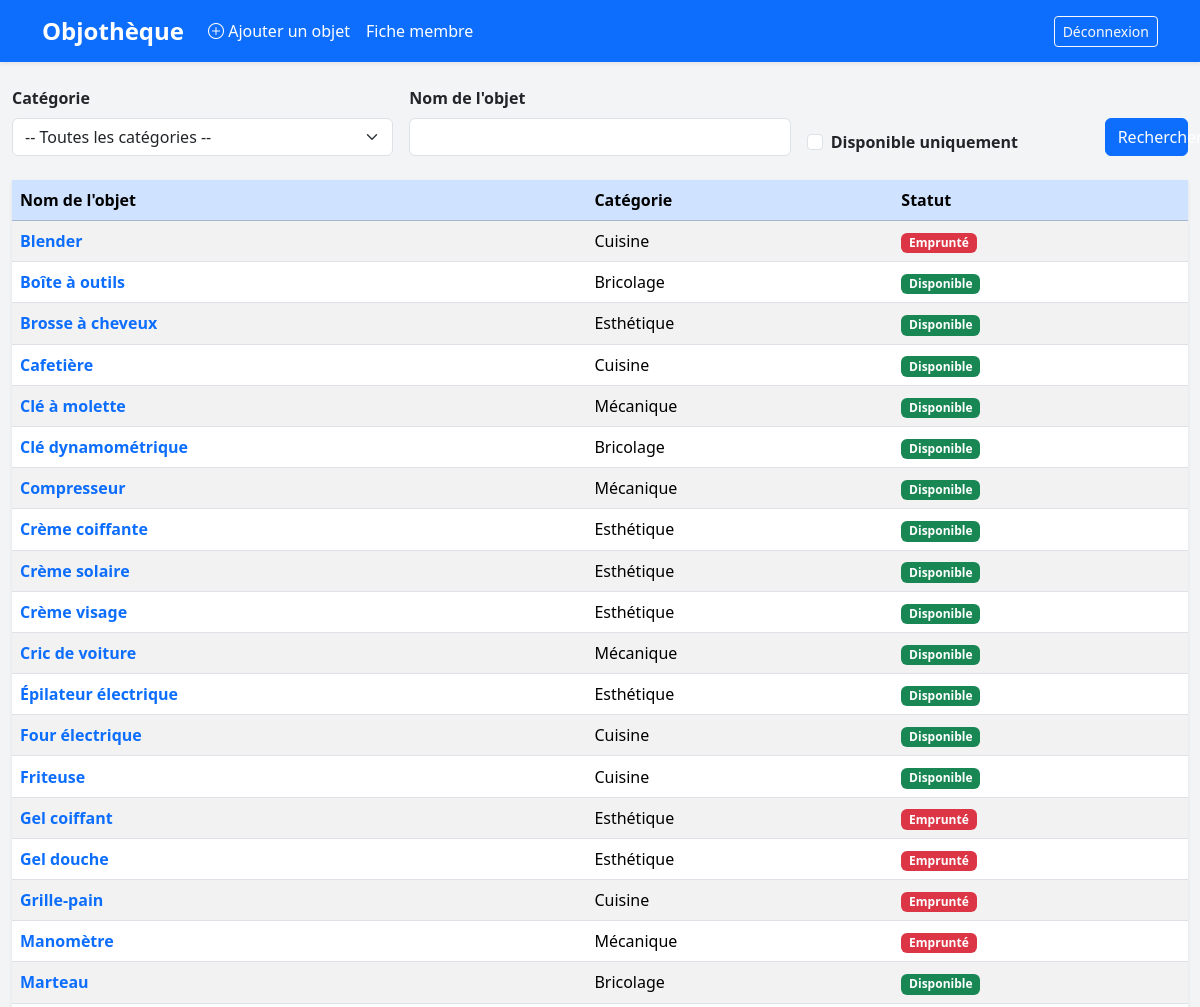
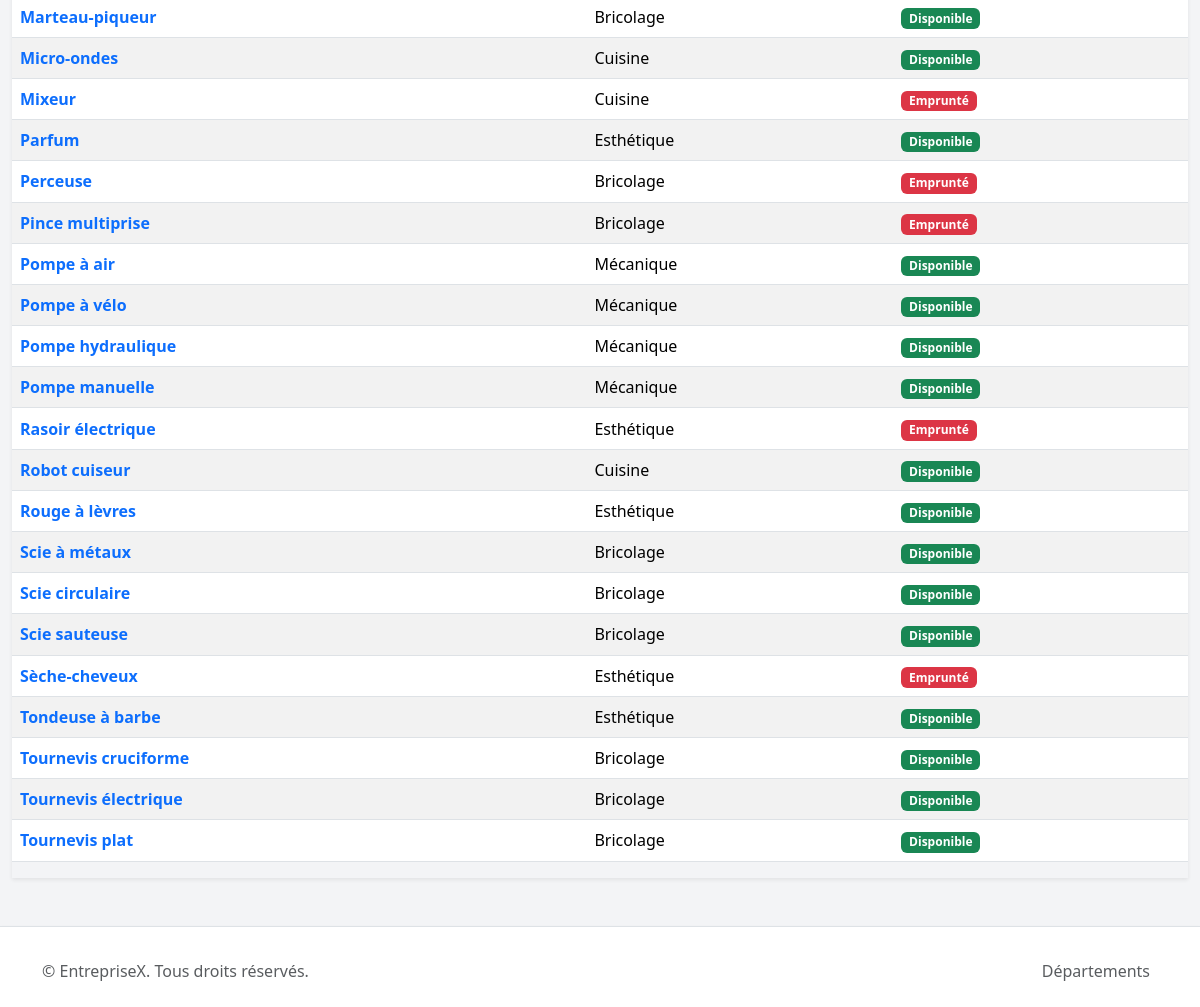
The page /model.php?page=objets (signed in) on the database its author committed (2 pictures, top to bottom).
### tables this page shows
CREATE TABLE objet (
    id_objet INT AUTO_INCREMENT PRIMARY KEY,
    nom_objet VARCHAR(100),
    id_categorie INT,
    id_membre INT,
    FOREIGN KEY (id_categorie) REFERENCES categorie_objet(id_categorie),
    FOREIGN KEY (id_membre) REFERENCES membre(id_membre)
);

### includes/connexion.php (called while the page is built, shortened)
<?php
function dbConnect()
{
    $host = '127.0.0.1';
    $utilisateur = 'root';
    $motdepasse = 'fitahiana';
    $base = 'emprunt_objets';
   static $connect = null;
    if ($connect === null) {
        $connect = mysqli_connect($host, $utilisateur, $motdepasse, $base);
        mysqli_set_charset($connect, 'utf8mb4');
    }
    return $connect;
}
?>

### includes/fonctions.php (called while the page is built, shortened)
<?php
require 'connexion.php';
function chercherObjetsFiltres($categorie, $nom, $disponible) {
    $sql = "SELECT * FROM vue_objets_emprunts WHERE 1";
    $sql .= " ORDER BY nom_objet ASC";
    $query = mysqli_query(dbConnect(), $sql);
    $objets = [];
    while ($row = mysqli_fetch_assoc($query)) {
        $objets[] = $row;
    }
    return $objets;
}

### pages/objets.php (the view, shortened to what this page needs)
<?php
$categorie = $_GET['id_categorie'] ?? '';
$nom = $_GET['nom_objet'] ?? '';
$disponible = isset($_GET['disponible']);
$objets = chercherObjetsFiltres($categorie, $nom, $disponible);
?>
<div class="container-fluid">
  <form method="GET" action="model.php" class="row g-3 align-items-end mb-4">
    <div class="col-md-4">
      <label for="categorie" class="form-label fw-semibold">Catégorie</label>
      <select name="id_categorie" id="categorie" class="form-select">
        <option value="">-- Toutes les catégories --</option>
      </select>
    </div>
    <div class="col-md-4">
      <label for="nom_objet" class="form-label fw-semibold">Nom de l'objet</label>
      <input type="text" name="nom_objet" id="nom_objet" class="form-control" value="<?= htmlspecialchars($nom) ?>">
    </div>
    <div class="col-md-3">
      <div class="form-check mt-4">
        <input type="checkbox" name="disponible" id="disponible" class="form-check-input" <?= $disponible ? 'checked' : '' ?>>
        <label for="disponible" class="form-check-label fw-semibold">Disponible uniquement</label>
      </div>
    </div>
    <div class="col-md-1">
      <button type="submit" class="btn btn-primary w-100">Rechercher</button>
    </div>
  </form>
  <div class="table-responsive shadow-sm">
    <table class="table table-striped table-hover align-middle">
      <thead class="table-primary">
        <tr>
          <th>Nom de l'objet</th>
          <th>Catégorie</th>
          <th>Statut</th>
        </tr>
      </thead>
      <tbody>
        <?php if (empty($objets)) : ?>
          <tr><td colspan="3" class="text-center text-muted py-4">Aucun objet trouvé.</td></tr>
        <?php else : ?>
          <?php foreach ($objets as $objet) : ?>
            <tr>
              <td>
                <a href="model.php?page=fiche-objet&id_objet=<?= $objet['id_objet'] ?>" class="text-decoration-none fw-semibold">
                  <?= htmlspecialchars($objet['nom_objet']) ?>
                </a>
              </td>
              <td><?= htmlspecialchars($objet['nom_categorie']) ?></td>
              <td>
                <?php if (!empty($objet['date_retour'])) : ?>
                  <span class="badge bg-danger">Emprunté</span>
                <?php else : ?>
                  <span class="badge bg-success">Disponible</span>
                <?php endif; ?>
              </td>
            </tr>
          <?php endforeach; ?>
        <?php endif; ?>
      </tbody>
    </table>
  </div>
</div>

### model.php (shortened to what this page needs)
<!DOCTYPE html>
<html lang="fr">
<head>
    <link rel="stylesheet" href="assets/bootstrap/css/bootstrap.min.css">
    <link rel="stylesheet" href="assets/bootstrap/icons/bootstrap-icons.css">
    <link rel="stylesheet" href="assets/css/style.css">
</head>
<body>
    <header>
        <?php if (trim($_GET['page']) != "connexion" && trim($_GET['page']) != "register") { ?>
            <nav class="navbar navbar-expand-lg navbar-dark bg-primary mb-4 shadow-sm">
                <div class="container">
                    <a class="navbar-brand fw-bold fs-4" href="#">Objothèque</a>
                    <ul class="navbar-nav me-auto mb-2 mb-lg-0">
                        <li class="nav-item active">
                            <a class="nav-link active" href="model.php?page=form-ajouter-objet">
                                <i class="bi bi-plus-circle"></i> Ajouter un objet
                            </a>
                        </li>
                        <li class="nav-item active">
                            <a class="nav-link active" href="model.php?page=fiche-membre&id_membre=1">Fiche membre</a>
                        </li>
                    </ul>
                    <div class="d-flex">
                        <a class="btn btn-outline-light btn-sm" href="includes/deconnexion.php">Déconnexion</a>
                    </div>
                </div>
            </nav>
        <?php } ?>
        <main>
            <?php
            require('includes/fonctions.php');
            include('pages/' . trim($_GET['page']) . '.php');
            ?>
        </main>
        <?php if (trim($_GET['page']) != "connexion" && trim($_GET['page']) != "register") { ?>
            <footer class="bg-white border-top mt-5 pt-4 pb-3 shadow-sm">
                <div class="container d-flex flex-column flex-md-row justify-content-between align-items-center">
                    <p class="mb-2 mb-md-0 text-muted">
                        &copy; <span id="year"></span> EntrepriseX. Tous droits réservés.
                    </p>
                    <ul class="nav">
                        <li class="nav-item"><a href="model.php?page=departement" class="nav-link px-2 text-muted">Départements</a></li>
                    </ul>
                </div>
            </footer>
        <?php } ?>
</body>
</html>

### assets/css/style.css (style rules this page uses)
html, body { background-color: #f3f4f6; font-family: 'Segoe UI', sans-serif; display: flex; flex-direction: column; height: 100%; }
main { flex: 1 0 auto; }
footer { flex-shrink: 0; }

### rows shown on the page
objet: nom_objet "Blender", nom_categorie "Cuisine", shows "Emprunté"
objet: nom_objet "Boîte à outils", nom_categorie "Bricolage", shows "Disponible"
objet: nom_objet "Brosse à cheveux", nom_categorie "Esthétique", shows "Disponible"
objet: nom_objet "Cafetière", nom_categorie "Cuisine", shows "Disponible"
objet: nom_objet "Clé à molette", nom_categorie "Mécanique", shows "Disponible"
objet: nom_objet "Clé dynamométrique", nom_categorie "Bricolage", shows "Disponible"
objet: nom_objet "Compresseur", nom_categorie "Mécanique", shows "Disponible"
objet: nom_objet "Crème coiffante", nom_categorie "Esthétique", shows "Disponible"
objet: nom_objet "Crème solaire", nom_categorie "Esthétique", shows "Disponible"
objet: nom_objet "Crème visage", nom_categorie "Esthétique", shows "Disponible"
objet: nom_objet "Cric de voiture", nom_categorie "Mécanique", shows "Disponible"
objet: nom_objet "Épilateur électrique", nom_categorie "Esthétique", shows "Disponible"
objet: nom_objet "Four électrique", nom_categorie "Cuisine", shows "Disponible"
objet: nom_objet "Friteuse", nom_categorie "Cuisine", shows "Disponible"
objet: nom_objet "Gel coiffant", nom_categorie "Esthétique", shows "Emprunté"
objet: nom_objet "Gel douche", nom_categorie "Esthétique", shows "Emprunté"
objet: nom_objet "Grille-pain", nom_categorie "Cuisine", shows "Emprunté"
objet: nom_objet "Manomètre", nom_categorie "Mécanique", shows "Emprunté"
objet: nom_objet "Marteau", nom_categorie "Bricolage", shows "Disponible"
objet: nom_objet "Marteau-piqueur", nom_categorie "Bricolage", shows "Disponible"
objet: nom_objet "Micro-ondes", nom_categorie "Cuisine", shows "Disponible"
objet: nom_objet "Mixeur", nom_categorie "Cuisine", shows "Emprunté"
objet: nom_objet "Parfum", nom_categorie "Esthétique", shows "Disponible"
objet: nom_objet "Perceuse", nom_categorie "Bricolage", shows "Emprunté"
objet: nom_objet "Pince multiprise", nom_categorie "Bricolage", shows "Emprunté"
objet: nom_objet "Pompe à air", nom_categorie "Mécanique", shows "Disponible"
objet: nom_objet "Pompe à vélo", nom_categorie "Mécanique", shows "Disponible"
objet: nom_objet "Pompe hydraulique", nom_categorie "Mécanique", shows "Disponible"
objet: nom_objet "Pompe manuelle", nom_categorie "Mécanique", shows "Disponible"
objet: nom_objet "Rasoir électrique", nom_categorie "Esthétique", shows "Emprunté"
objet: nom_objet "Robot cuiseur", nom_categorie "Cuisine", shows "Disponible"
objet: nom_objet "Rouge à lèvres", nom_categorie "Esthétique", shows "Disponible"
objet: nom_objet "Scie à métaux", nom_categorie "Bricolage", shows "Disponible"
objet: nom_objet "Scie circulaire", nom_categorie "Bricolage", shows "Disponible"
objet: nom_objet "Scie sauteuse", nom_categorie "Bricolage", shows "Disponible"
objet: nom_objet "Sèche-cheveux", nom_categorie "Esthétique", shows "Emprunté"
objet: nom_objet "Tondeuse à barbe", nom_categorie "Esthétique", shows "Disponible"
objet: nom_objet "Tournevis cruciforme", nom_categorie "Bricolage", shows "Disponible"
objet: nom_objet "Tournevis électrique", nom_categorie "Bricolage", shows "Disponible"
objet: nom_objet "Tournevis plat", nom_categorie "Bricolage", shows "Disponible"
